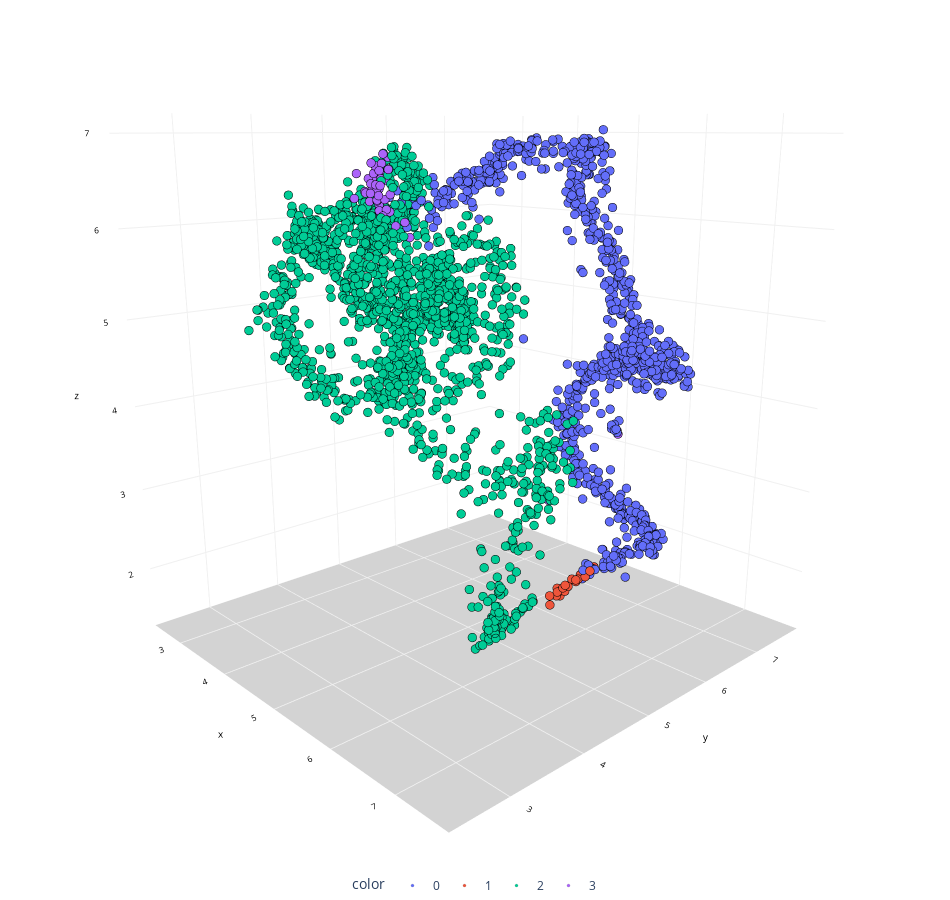

Write notebook code for a chart like this one.
### Code cell
chart(transformed_data, labels)

### Figure 1 — Plotly figure (JSON) as saved in the notebook; plotly's stock layout.template omitted (floating-point values rounded to 4 significant figures; data arrays with more than 128 entries replaced by an {"elided": "..."} marker saying what was removed)
{"data": [{"hovertemplate": "color=0<br>x=%{x}<br>y=%{y}<br>z=%{z}<extra></extra>", "legendgroup": "0", "marker": {"color": "#636efa", "line": {"color": "black", "width": 0.1}, "size": 3, "symbol": "circle"}, "mode": "markers", "name": "0", "scene": "scene", "showlegend": true, "type": "scatter3d", "x": {"elided": "917 float values"}, "y": {"elided": "917 float values"}, "z": {"elided": "917 float values"}}, {"hovertemplate": "color=1<br>x=%{x}<br>y=%{y}<br>z=%{z}<extra></extra>", "legendgroup": "1", "marker": {"color": "#EF553B", "line": {"color": "black", "width": 0.1}, "size": 3, "symbol": "circle"}, "mode": "markers", "name": "1", "scene": "scene", "showlegend": true, "type": "scatter3d", "x": [5.868, 6.086, 5.926, 5.969, 5.983, 6.014, 5.976, 5.929, 5.815, 6.037, 6.1, 6.19, 6.041, 6.068, 5.942, 6.183, 6.206, 6.021, 6.159, 6.083, 6.084, 6.146, 6.087, 6.023], "y": [5.671, 5.735, 5.429, 5.499, 5.556, 5.625, 5.504, 5.433, 5.271, 5.619, 5.498, 5.819, 5.679, 5.719, 5.539, 5.9, 6.017, 5.583, 5.924, 5.699, 5.844, 5.79, 5.773, 5.547], "z": [1.756, 2.022, 1.853, 1.845, 1.897, 1.944, 1.894, 1.737, 1.794, 1.949, 2.023, 2.132, 2.025, 1.99, 1.92, 2.13, 2.35, 1.895, 2.144, 2.022, 2.075, 2.056, 2.065, 1.949]}, {"hovertemplate": "color=2<br>x=%{x}<br>y=%{y}<br>z=%{z}<extra></extra>", "legendgroup": "2", "marker": {"color": "#00cc96", "line": {"color": "black", "width": 0.1}, "size": 3, "symbol": "circle"}, "mode": "markers", "name": "2", "scene": "scene", "showlegend": true, "type": "scatter3d", "x": {"elided": "1622 float values"}, "y": {"elided": "1622 float values"}, "z": {"elided": "1622 float values"}}, {"hovertemplate": "color=3<br>x=%{x}<br>y=%{y}<br>z=%{z}<extra></extra>", "legendgroup": "3", "marker": {"color": "#ab63fa", "line": {"color": "black", "width": 0.1}, "size": 3, "symbol": "circle"}, "mode": "markers", "name": "3", "scene": "scene", "showlegend": true, "type": "scatter3d", "x": [3.661, 3.699, 3.497, 4.269, 3.607, 5.854, 3.2, 3.45, 3.409, 3.514, 3.395, 3.554, 3.485, 3.416, 3.539, 3.429, 3.489, 3.419, 3.488, 3.339, 3.337, 3.31, 3.681, 5.796, 3.407, 3.662, 3.643, 3.553, 4.049, 3.485, 3.523, 3.566, 3.508, 3.365, 5.769, 3.475, 3.413, 3.563, 3.487, 3.701, 3.507, 3.612, 3.44, 3.599, 3.485, 3.558, 3.355, 3.65], "y": [4.929, 4.863, 5.044, 4.793, 4.764, 5.461, 4.993, 4.893, 4.891, 4.966, 4.855, 4.891, 5.225, 4.928, 4.938, 5.024, 4.948, 4.937, 4.95, 4.772, 4.955, 4.752, 4.824, 6.72, 5.018, 4.998, 5.004, 5.075, 4.906, 5.037, 5.025, 4.968, 4.861, 5.001, 6.702, 4.937, 5.141, 4.987, 4.937, 4.979, 4.997, 4.904, 5.186, 4.904, 4.91, 4.881, 5.087, 4.957], "z": [6.257, 6.075, 6.584, 5.874, 6.331, 2.996, 6.326, 6.43, 6.486, 6.375, 6.323, 6.35, 5.925, 6.053, 6.122, 6.178, 6.231, 6.369, 6.243, 6.545, 6.218, 6.26, 6.306, 3.52, 6.616, 6.112, 6.593, 6.727, 6.021, 6.591, 6.764, 6.659, 6.667, 6.5, 3.571, 6.56, 6.457, 6.096, 6.63, 6.312, 6.484, 6.413, 6.7, 6.582, 6.546, 6.421, 6.36, 6.14]}], "layout": {"height": 900, "legend": {"orientation": "h", "title": {"text": "color"}, "tracegroupgap": 0, "x": 0.5, "xanchor": "center", "y": 0, "yanchor": "top"}, "margin": {"b": 0, "l": 0, "r": 0, "t": 0}, "scene": {"camera": {"center": {"x": 0, "y": 0, "z": -0.1}, "eye": {"x": 1.5, "y": -1.4, "z": 0.5}, "up": {"x": 0, "y": 0, "z": 1}}, "domain": {"x": [0, 1], "y": [0, 1]}, "xaxis": {"backgroundcolor": "white", "color": "black", "gridcolor": "#f0f0f0", "tickfont": {"size": 10}, "title": {"font": {"size": 10}, "text": "x"}}, "yaxis": {"backgroundcolor": "white", "color": "black", "gridcolor": "#f0f0f0", "tickfont": {"size": 10}, "title": {"font": {"size": 10}, "text": "y"}}, "zaxis": {"backgroundcolor": "lightgrey", "color": "black", "gridcolor": "#f0f0f0", "tickfont": {"size": 10}, "title": {"font": {"size": 10}, "text": "z"}}}, "showlegend": true, "width": 950}}
